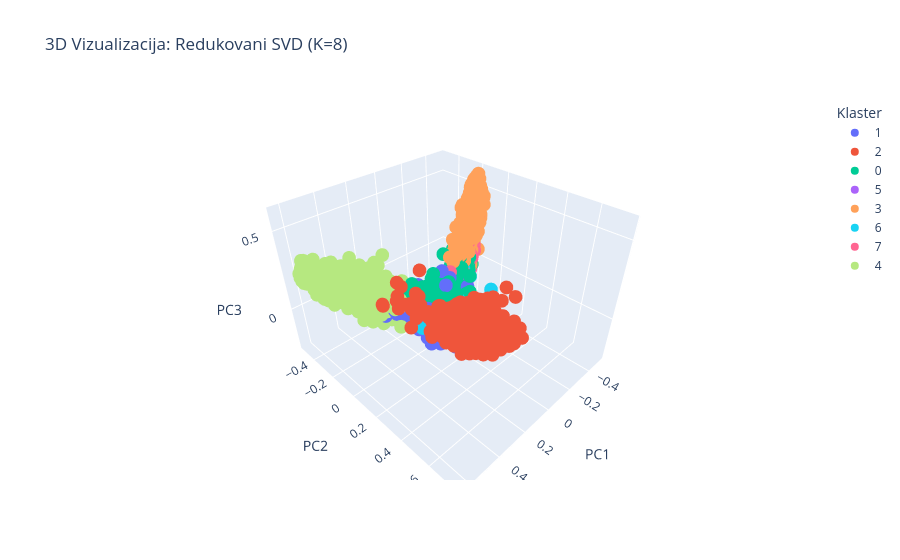
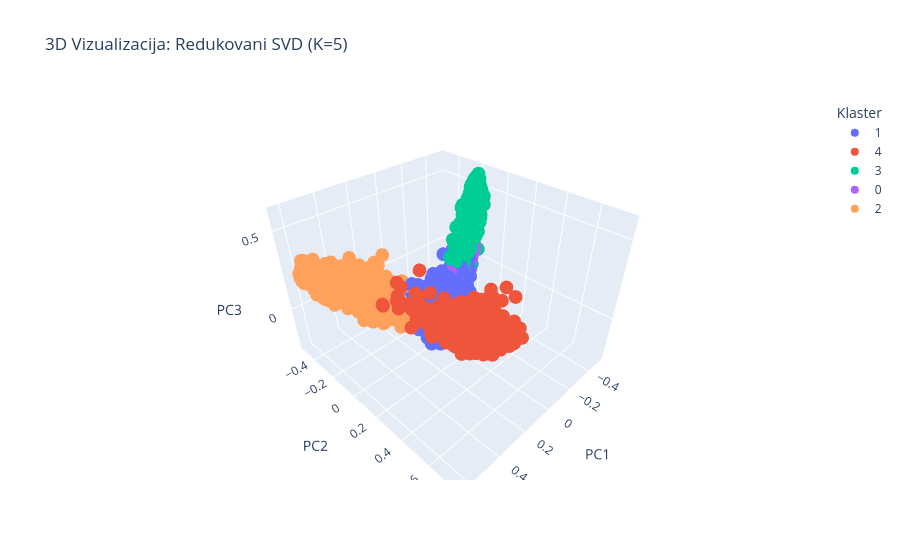

The cell these charts' notebook holds for them, in order:
### Markdown cell above
<h3>Vizualizacije

### Code cell
# --- Heatmap Score distribucija - optimalni K ---
plt.figure(figsize=(8, 5))
sns.heatmap(ct_score_opt, annot=True, fmt=".2f", cmap="Blues")
plt.title(f"Distribucija Score po klasterima (KMeans, K={optimal_k}) — Redukovani (SVD)")
plt.xlabel("Score")
plt.ylabel("Klaster")
plt.tight_layout()
plt.savefig(os.path.join(output_dir, "heatmap_score_opt_reduced.png"), dpi=150)
plt.show()

# --- Heatmap Score distribucija - K=5 ---
plt.figure(figsize=(10, 6))
sns.heatmap(ct_score_k5, annot=True, fmt=".2f", cmap="Greens")
plt.title("Distribucija Score po klasterima (KMeans, K=5) — Redukovani (SVD)")
plt.xlabel("Score")
plt.ylabel("Klaster")
plt.tight_layout()
plt.savefig(os.path.join(output_dir, "heatmap_score_k5_reduced.png"), dpi=150)
plt.show()

# --- Silhouette barplot - svi algoritmi ---
plt.figure(figsize=(12, 5))
sns.barplot(x='Algoritam', y='Silhouette', data=df_res, hue='Algoritam', palette='magma', legend=False)
plt.title('Silhouette Score - Redukovani Atributi (SVD)')
plt.xticks(rotation=30, ha='right')
plt.tight_layout()
plt.savefig(os.path.join(output_dir, "silhouette_reduced.png"), dpi=150)
plt.show()

# --- 2D PCA Vizualizacija - optimalni K ---
pca_2d = PCA(n_components=2)
coords_pca = pca_2d.fit_transform(X_final)

plt.figure(figsize=(10, 6))
sns.scatterplot(x=coords_pca[:, 0], y=coords_pca[:, 1], hue=labels_km, palette='magma', alpha=0.7)
plt.title(f"2D PCA prikaz klastera (KMeans, K={optimal_k}) — Redukovani (SVD)")
plt.tight_layout()
plt.savefig(os.path.join(output_dir, "pca_2d_opt_reduced.png"), dpi=150)
plt.show()

# --- 2D PCA Vizualizacija - K=5 ---
plt.figure(figsize=(10, 6))
sns.scatterplot(x=coords_pca[:, 0], y=coords_pca[:, 1], hue=labels_km5, palette='tab10', alpha=0.7)
plt.title("2D PCA prikaz klastera (KMeans, K=5) — Redukovani (SVD)")
plt.tight_layout()
plt.savefig(os.path.join(output_dir, "pca_2d_k5_reduced.png"), dpi=150)
plt.show()

# --- 2D t-SNE Vizualizacija (na uzorku od 2000 zbog brzine) ---
print("\nt-SNE vizualizacija (moze potrajati ~2-3 minuta)...")
sample_idx = np.random.choice(len(X_final), size=2000, replace=False)
X_tsne_sample = X_final[sample_idx]
labels_tsne_opt = labels_km[sample_idx]
labels_tsne_k5 = labels_km5[sample_idx]

tsne = TSNE(n_components=2, random_state=42, perplexity=30)
coords_tsne = tsne.fit_transform(X_tsne_sample)

plt.figure(figsize=(10, 6))
sns.scatterplot(x=coords_tsne[:, 0], y=coords_tsne[:, 1], hue=labels_tsne_opt, palette='magma', alpha=0.7)
plt.title(f"2D t-SNE prikaz klastera (KMeans, K={optimal_k}) — Redukovani (SVD), uzorak 2000")
plt.tight_layout()
plt.savefig(os.path.join(output_dir, "tsne_2d_opt_reduced.png"), dpi=150)
plt.show()

plt.figure(figsize=(10, 6))
sns.scatterplot(x=coords_tsne[:, 0], y=coords_tsne[:, 1], hue=labels_tsne_k5, palette='tab10', alpha=0.7)
plt.title("2D t-SNE prikaz klastera (KMeans, K=5) — Redukovani (SVD), uzorak 2000")
plt.tight_layout()
plt.savefig(os.path.join(output_dir, "tsne_2d_k5_reduced.png"), dpi=150)
plt.show()

# --- 3D Vizualizacija - optimalni K ---
pca_3d = PCA(n_components=3)
X_3d = pca_3d.fit_transform(X_final)
df_3d = pd.DataFrame(X_3d, columns=['PC1', 'PC2', 'PC3'])
df_3d['Klaster'] = labels_km.astype(str)
df_3d['Snippet'] = df['Text'].str[:50]

fig = px.scatter_3d(
    df_3d, x='PC1', y='PC2', z='PC3',
    color='Klaster',
    title=f"3D Vizualizacija: Redukovani SVD (K={optimal_k})",
    hover_data=['Snippet']
)
fig.show()

# --- 3D Vizualizacija - K=5 ---
df_3d_k5 = pd.DataFrame(X_3d, columns=['PC1', 'PC2', 'PC3'])
df_3d_k5['Klaster'] = labels_km5.astype(str)
df_3d_k5['Snippet'] = df['Text'].str[:50]

fig5 = px.scatter_3d(
    df_3d_k5, x='PC1', y='PC2', z='PC3',
    color='Klaster',
    title="3D Vizualizacija: Redukovani SVD (K=5)",
    hover_data=['Snippet']
)
fig5.show()

print("\nGotovo! Svi grafici su sacuvani u folderu:", output_dir)

### Figure 1 — Plotly figure (JSON) as saved in the notebook; plotly's stock layout.template omitted (floating-point values rounded to 4 significant figures; data arrays with more than 128 entries replaced by an {"elided": "..."} marker saying what was removed)
{"data": [{"customdata": {"elided": "2152x1 str values"}, "hovertemplate": "Klaster=1<br>PC1=%{x}<br>PC2=%{y}<br>PC3=%{z}<br>Snippet=%{customdata[0]}<extra></extra>", "legendgroup": "1", "marker": {"color": "#636efa", "symbol": "circle"}, "mode": "markers", "name": "1", "scene": "scene", "showlegend": true, "type": "scatter3d", "x": {"elided": "2152 float values"}, "y": {"elided": "2152 float values"}, "z": {"elided": "2152 float values"}}, {"customdata": {"elided": "751x1 str values"}, "hovertemplate": "Klaster=2<br>PC1=%{x}<br>PC2=%{y}<br>PC3=%{z}<br>Snippet=%{customdata[0]}<extra></extra>", "legendgroup": "2", "marker": {"color": "#EF553B", "symbol": "circle"}, "mode": "markers", "name": "2", "scene": "scene", "showlegend": true, "type": "scatter3d", "x": {"elided": "751 float values"}, "y": {"elided": "751 float values"}, "z": {"elided": "751 float values"}}, {"customdata": {"elided": "3338x1 str values"}, "hovertemplate": "Klaster=0<br>PC1=%{x}<br>PC2=%{y}<br>PC3=%{z}<br>Snippet=%{customdata[0]}<extra></extra>", "legendgroup": "0", "marker": {"color": "#00cc96", "symbol": "circle"}, "mode": "markers", "name": "0", "scene": "scene", "showlegend": true, "type": "scatter3d", "x": {"elided": "3338 float values"}, "y": {"elided": "3338 float values"}, "z": {"elided": "3338 float values"}}, {"customdata": {"elided": "590x1 str values"}, "hovertemplate": "Klaster=5<br>PC1=%{x}<br>PC2=%{y}<br>PC3=%{z}<br>Snippet=%{customdata[0]}<extra></extra>", "legendgroup": "5", "marker": {"color": "#ab63fa", "symbol": "circle"}, "mode": "markers", "name": "5", "scene": "scene", "showlegend": true, "type": "scatter3d", "x": {"elided": "590 float values"}, "y": {"elided": "590 float values"}, "z": {"elided": "590 float values"}}, {"customdata": {"elided": "788x1 str values"}, "hovertemplate": "Klaster=3<br>PC1=%{x}<br>PC2=%{y}<br>PC3=%{z}<br>Snippet=%{customdata[0]}<extra></extra>", "legendgroup": "3", "marker": {"color": "#FFA15A", "symbol": "circle"}, "mode": "markers", "name": "3", "scene": "scene", "showlegend": true, "type": "scatter3d", "x": {"elided": "788 float values"}, "y": {"elided": "788 float values"}, "z": {"elided": "788 float values"}}, {"customdata": {"elided": "1019x1 str values"}, "hovertemplate": "Klaster=6<br>PC1=%{x}<br>PC2=%{y}<br>PC3=%{z}<br>Snippet=%{customdata[0]}<extra></extra>", "legendgroup": "6", "marker": {"color": "#19d3f3", "symbol": "circle"}, "mode": "markers", "name": "6", "scene": "scene", "showlegend": true, "type": "scatter3d", "x": {"elided": "1019 float values"}, "y": {"elided": "1019 float values"}, "z": {"elided": "1019 float values"}}, {"customdata": {"elided": "327x1 str values"}, "hovertemplate": "Klaster=7<br>PC1=%{x}<br>PC2=%{y}<br>PC3=%{z}<br>Snippet=%{customdata[0]}<extra></extra>", "legendgroup": "7", "marker": {"color": "#FF6692", "symbol": "circle"}, "mode": "markers", "name": "7", "scene": "scene", "showlegend": true, "type": "scatter3d", "x": {"elided": "327 float values"}, "y": {"elided": "327 float values"}, "z": {"elided": "327 float values"}}, {"customdata": {"elided": "1035x1 str values"}, "hovertemplate": "Klaster=4<br>PC1=%{x}<br>PC2=%{y}<br>PC3=%{z}<br>Snippet=%{customdata[0]}<extra></extra>", "legendgroup": "4", "marker": {"color": "#B6E880", "symbol": "circle"}, "mode": "markers", "name": "4", "scene": "scene", "showlegend": true, "type": "scatter3d", "x": {"elided": "1035 float values"}, "y": {"elided": "1035 float values"}, "z": {"elided": "1035 float values"}}], "layout": {"autosize": true, "legend": {"title": {"text": "Klaster"}, "tracegroupgap": 0}, "scene": {"aspectmode": "auto", "aspectratio": {"x": 1.057, "y": 1.172, "z": 0.8073}, "domain": {"x": [0, 1], "y": [0, 1]}, "xaxis": {"title": {"text": "PC1"}, "type": "linear"}, "yaxis": {"title": {"text": "PC2"}, "type": "linear"}, "zaxis": {"title": {"text": "PC3"}, "type": "linear"}}, "title": {"text": "3D Vizualizacija: Redukovani SVD (K=8)"}}}

### Figure 2 — Plotly figure (JSON) as saved in the notebook; plotly's stock layout.template omitted (floating-point values rounded to 4 significant figures; data arrays with more than 128 entries replaced by an {"elided": "..."} marker saying what was removed)
{"data": [{"customdata": {"elided": "6983x1 str values"}, "hovertemplate": "Klaster=1<br>PC1=%{x}<br>PC2=%{y}<br>PC3=%{z}<br>Snippet=%{customdata[0]}<extra></extra>", "legendgroup": "1", "marker": {"color": "#636efa", "symbol": "circle"}, "mode": "markers", "name": "1", "scene": "scene", "showlegend": true, "type": "scatter3d", "x": {"elided": "6983 float values"}, "y": {"elided": "6983 float values"}, "z": {"elided": "6983 float values"}}, {"customdata": {"elided": "797x1 str values"}, "hovertemplate": "Klaster=4<br>PC1=%{x}<br>PC2=%{y}<br>PC3=%{z}<br>Snippet=%{customdata[0]}<extra></extra>", "legendgroup": "4", "marker": {"color": "#EF553B", "symbol": "circle"}, "mode": "markers", "name": "4", "scene": "scene", "showlegend": true, "type": "scatter3d", "x": {"elided": "797 float values"}, "y": {"elided": "797 float values"}, "z": {"elided": "797 float values"}}, {"customdata": {"elided": "810x1 str values"}, "hovertemplate": "Klaster=3<br>PC1=%{x}<br>PC2=%{y}<br>PC3=%{z}<br>Snippet=%{customdata[0]}<extra></extra>", "legendgroup": "3", "marker": {"color": "#00cc96", "symbol": "circle"}, "mode": "markers", "name": "3", "scene": "scene", "showlegend": true, "type": "scatter3d", "x": {"elided": "810 float values"}, "y": {"elided": "810 float values"}, "z": {"elided": "810 float values"}}, {"customdata": {"elided": "330x1 str values"}, "hovertemplate": "Klaster=0<br>PC1=%{x}<br>PC2=%{y}<br>PC3=%{z}<br>Snippet=%{customdata[0]}<extra></extra>", "legendgroup": "0", "marker": {"color": "#ab63fa", "symbol": "circle"}, "mode": "markers", "name": "0", "scene": "scene", "showlegend": true, "type": "scatter3d", "x": {"elided": "330 float values"}, "y": {"elided": "330 float values"}, "z": {"elided": "330 float values"}}, {"customdata": {"elided": "1080x1 str values"}, "hovertemplate": "Klaster=2<br>PC1=%{x}<br>PC2=%{y}<br>PC3=%{z}<br>Snippet=%{customdata[0]}<extra></extra>", "legendgroup": "2", "marker": {"color": "#FFA15A", "symbol": "circle"}, "mode": "markers", "name": "2", "scene": "scene", "showlegend": true, "type": "scatter3d", "x": {"elided": "1080 float values"}, "y": {"elided": "1080 float values"}, "z": {"elided": "1080 float values"}}], "layout": {"autosize": true, "legend": {"title": {"text": "Klaster"}, "tracegroupgap": 0}, "scene": {"aspectmode": "auto", "aspectratio": {"x": 1.057, "y": 1.172, "z": 0.8073}, "domain": {"x": [0, 1], "y": [0, 1]}, "xaxis": {"title": {"text": "PC1"}, "type": "linear"}, "yaxis": {"title": {"text": "PC2"}, "type": "linear"}, "zaxis": {"title": {"text": "PC3"}, "type": "linear"}}, "title": {"text": "3D Vizualizacija: Redukovani SVD (K=5)"}}}
